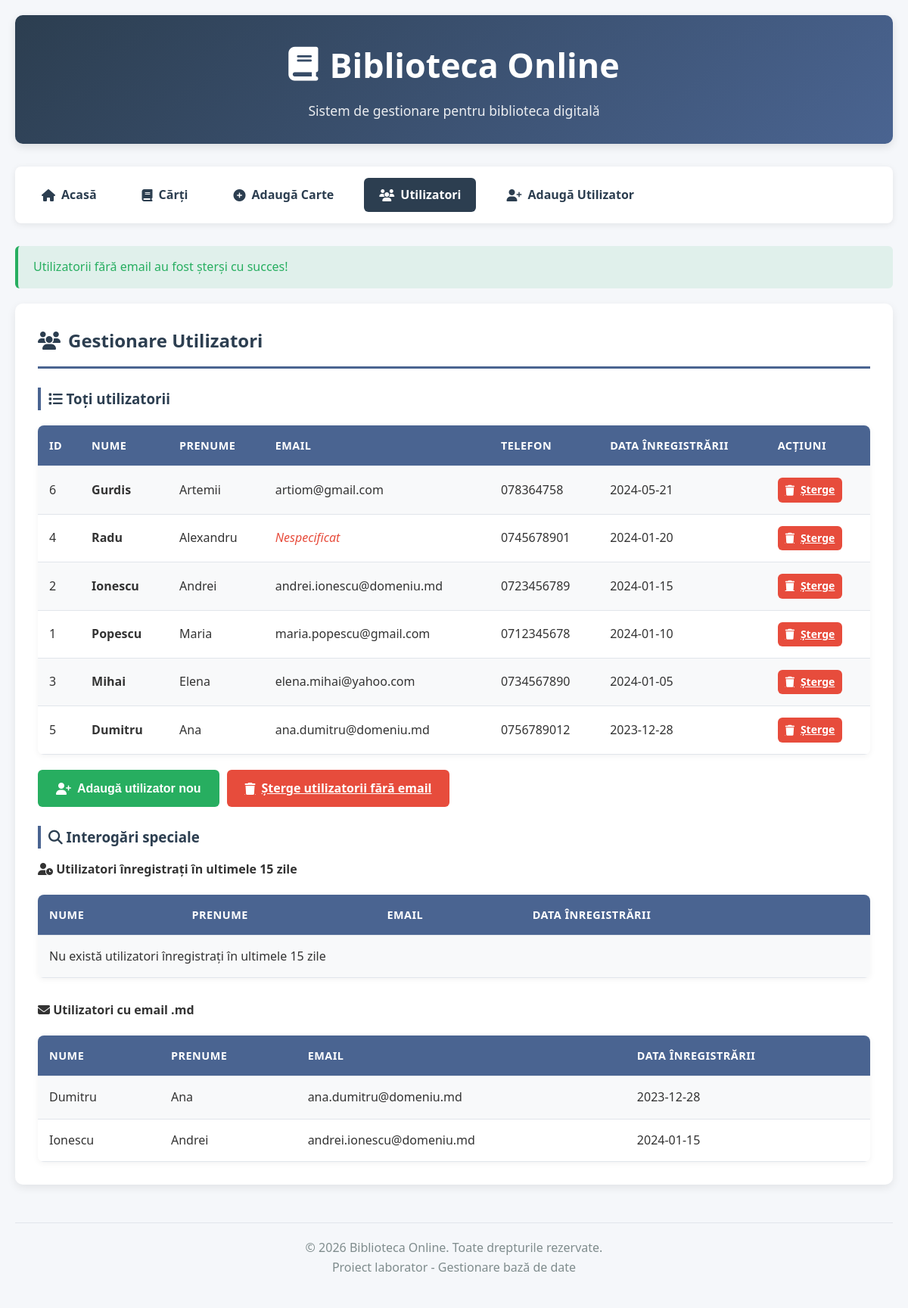
Page /index.php?pagina=utilizatori&sterge_utilizatori_fara_email on the committed database.
### tables this page shows
CREATE TABLE `utilizatori` (
  `id` int(11) NOT NULL,
  `nume` varchar(100) NOT NULL,
  `prenume` varchar(100) NOT NULL,
  `email` varchar(255) DEFAULT NULL,
  `nr_telefon` varchar(20) DEFAULT NULL,
  `data_inregistrare` date DEFAULT curdate()
);

### pagina_utilizatori.php (the view, shortened to what this page needs)
<?php
if (isset($_GET['sterge_utilizatori_fara_email'])) {
    $sql = "DELETE FROM utilizatori WHERE email IS NULL OR email = ''";
    if ($conn->query($sql) === TRUE) {
        afiseazaMesaj('success', 'Utilizatorii fără email au fost șterși cu succes!');
    } else {
        afiseazaMesaj('error', 'Eroare la ștergere: ' . $conn->error);
    }
}
?>
<div class="section">
    <h2><i class="fas fa-users"></i> Gestionare Utilizatori</h2>
    <h3><i class="fas fa-list"></i> Toți utilizatorii</h3>
    <table>
        <tr>
            <th>ID</th>
            <th>Nume</th>
            <th>Prenume</th>
            <th>Email</th>
            <th>Telefon</th>
            <th>Data înregistrării</th>
            <th>Acțiuni</th>
        </tr>
        <?php
        $sql = "SELECT * FROM utilizatori ORDER BY data_inregistrare DESC";
        $result = $conn->query($sql);
        if ($result->num_rows > 0) {
            while($row = $result->fetch_assoc()) {
                $email = $row['email'] ?: '<span style="color: #e74c3c; font-style: italic;">Nespecificat</span>';
                echo "<tr>
                        <td>{$row['id']}</td>
                        <td><strong>{$row['nume']}</strong></td>
                        <td>{$row['prenume']}</td>
                        <td>{$email}</td>
                        <td>{$row['nr_telefon']}</td>
                        <td>{$row['data_inregistrare']}</td>
                        <td>
                            <a href='index.php?pagina=utilizatori&sterge_utilizator={$row['id']}'
                               onclick='return confirmaStergere(\"Sigur doriți să ștergeți utilizatorul {$row['nume']} {$row['prenume']}?\")'
                               class='btn btn-danger' style='padding: 5px 10px; font-size: 14px;'>
                                <i class='fas fa-trash'></i> Șterge
                            </a>
                        </td>
                      </tr>";
            }
        } else {
            echo "<tr><td colspan='7'>Nu există utilizatori înregistrați</td></tr>";
        }
        ?>
    </table>
    <div class="btn-group">
        <button onclick="window.location.href='index.php?pagina=adauga_utilizator'" class="btn btn-success">
            <i class="fas fa-user-plus"></i> Adaugă utilizator nou
        </button>
        <a href="index.php?pagina=utilizatori&sterge_utilizatori_fara_email"
           onclick="return confirmaStergere('Sigur doriți să ștergeți toți utilizatorii fără email?')"
           class="btn btn-danger">
            <i class="fas fa-trash"></i> Șterge utilizatorii fără email
        </a>
    </div>
    <h3><i class="fas fa-search"></i> Interogări speciale</h3>
    <div style="margin-bottom: 30px;">
        <h4><i class="fas fa-user-clock"></i> Utilizatori înregistrați în ultimele 15 zile</h4>
        <table>
            <tr>
                <th>Nume</th>
                <th>Prenume</th>
                <th>Email</th>
                <th>Data înregistrării</th>
            </tr>
            <?php
            $sql = "SELECT nume, prenume, email, data_inregistrare FROM utilizatori
                    WHERE data_inregistrare >= DATE_SUB(CURDATE(), INTERVAL 15 DAY)
                    ORDER BY data_inregistrare DESC";
            $result = $conn->query($sql);
            if ($result->num_rows > 0) {
                while($row = $result->fetch_assoc()) {
                    echo "<tr>
                            <td>{$row['nume']}</td>
                            <td>{$row['prenume']}</td>
                            <td>{$row['email']}</td>
                            <td>{$row['data_inregistrare']}</td>
                          </tr>";
                }
            } else {
                echo "<tr><td colspan='4'>Nu există utilizatori înregistrați în ultimele 15 zile</td></tr>";
            }
            ?>
        </table>
    </div>
    <div>
        <h4><i class="fas fa-envelope"></i> Utilizatori cu email .md</h4>
        <table>
            <tr>
                <th>Nume</th>
                <th>Prenume</th>
                <th>Email</th>
                <th>Data înregistrării</th>
            </tr>
            <?php
            $sql = "SELECT nume, prenume, email, data_inregistrare FROM utilizatori
                    WHERE email LIKE '%.md'
                    ORDER BY nume, prenume";
            $result = $conn->query($sql);
            if ($result->num_rows > 0) {
                while($row = $result->fetch_assoc()) {
                    echo "<tr>
                            <td>{$row['nume']}</td>
                            <td>{$row['prenume']}</td>
                            <td>{$row['email']}</td>
                            <td>{$row['data_inregistrare']}</td>
                          </tr>";
                }
            } else {
                echo "<tr><td colspan='4'>Nu există utilizatori cu email .md</td></tr>";
            }
            ?>
        </table>
    </div>
</div>

### style.css (style rules this page uses)
* { margin: 0; padding: 0; box-sizing: border-box; }
body { font-family: 'Segoe UI', Tahoma, Geneva, Verdana, sans-serif; line-height: 1.6; margin: 0; background-color: #f5f7fa; color: #333; }
.section { background: white; border-radius: 10px; padding: 30px; margin-bottom: 30px; box-shadow: 0 4px 12px rgba(0,0,0,0.08); }
.section h2 { color: #2c3e50; border-bottom: 3px solid #4a6491; padding-bottom: 15px; margin-bottom: 25px; display: flex; align-items: center; gap: 10px; }
.section h3 { color: #2c3e50; margin: 25px 0 15px 0; padding-left: 10px; border-left: 4px solid #4a6491; }
.btn { background: #4a6491; color: white; padding: 12px 24px; border: none; border-radius: 6px; cursor: pointer; font-size: 16px; font-weight: 600; transition: all 0.3s ease; display: inline-flex; align-items: center; gap: 8px; }
.btn-danger { background: #e74c3c; }
.btn-success { background: #27ae60; }
.btn-group { display: flex; gap: 10px; flex-wrap: wrap; margin-top: 20px; }
table { width: 100%; border-collapse: separate; border-spacing: 0; margin-top: 20px; border-radius: 8px; overflow: hidden; box-shadow: 0 2px 8px rgba(0,0,0,0.05); }
th, td { padding: 15px; text-align: left; border-bottom: 1px solid #e1e5eb; }
th { background-color: #4a6491; color: white; font-weight: 600; text-transform: uppercase; font-size: 0.9rem; letter-spacing: 0.5px; }
tr { transition: background-color 0.2s ease; }
tr:nth-child(even) { background-color: #f8f9fa; }

### rows in the picture
utilizatori: id "6", nume "Gurdis", prenume "Artemii", email "artiom@gmail.com", nr_telefon "078364758", data_inregistrare "2024-05-21"
utilizatori: id "4", nume "Radu", prenume "Alexandru", email "Nespecificat", nr_telefon "0745678901", data_inregistrare "2024-01-20"
utilizatori: id "2", nume "Ionescu", prenume "Andrei", email "andrei.ionescu@domeniu.md", nr_telefon "0723456789", data_inregistrare "2024-01-15"
utilizatori: id "1", nume "Popescu", prenume "Maria", email "maria.popescu@gmail.com", nr_telefon "0712345678", data_inregistrare "2024-01-10"
utilizatori: id "3", nume "Mihai", prenume "Elena", email "elena.mihai@yahoo.com", nr_telefon "0734567890", data_inregistrare "2024-01-05"
utilizatori: id "5", nume "Dumitru", prenume "Ana", email "ana.dumitru@domeniu.md", nr_telefon "0756789012", data_inregistrare "2023-12-28"

### other values in the picture
$mesaj "Utilizatorii fără email au fost șterși cu succes!"
